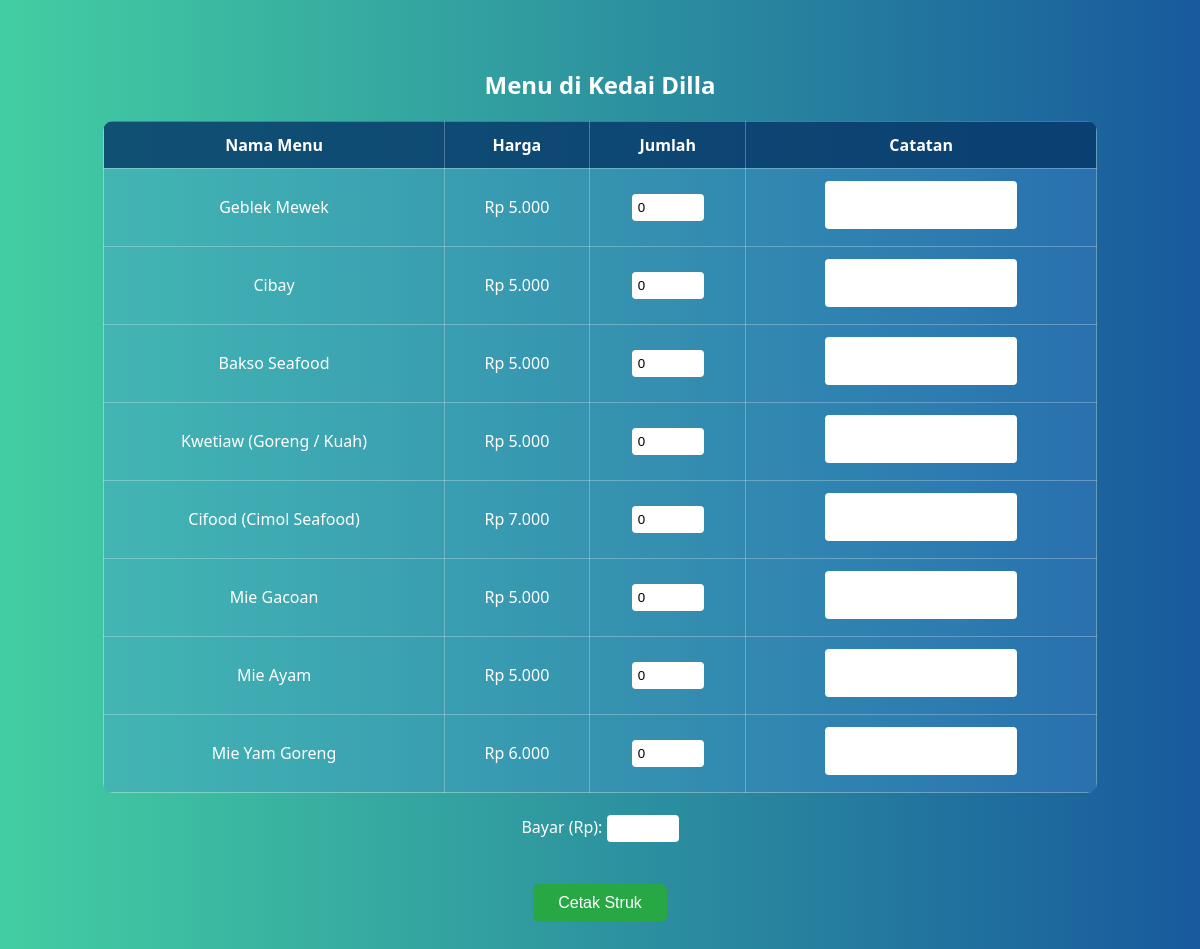
Screenshot of /menu.php?kedai=Kedai+Dilla (signed in) with the database file from the repository.
### tables this page shows
CREATE TABLE `menu` (
  `id` int(11) NOT NULL,
  `nama_menu` varchar(100) DEFAULT NULL,
  `harga` int(11) DEFAULT NULL,
  `kedai` varchar(100) DEFAULT NULL,
  `kedai_id` int(11) NOT NULL DEFAULT 1
);

### menu.php (the view, shortened to what this page needs)
<?php
$conn = new mysqli("localhost", "root", "", "web_foodcourt");
$kedai = $_GET['kedai'] ?? '';
$kedai_safe = $conn->real_escape_string($kedai);
$result = $conn->query("SELECT * FROM menu WHERE kedai = '$kedai_safe' ORDER BY id ASC");
?>
<!DOCTYPE html>
<html>
<head>
</head>
<body>
    <h2>Menu di <?= htmlspecialchars($kedai) ?></h2>
    <form method="POST" action="struk.php">
        <table>
            <tr>
                <th>Nama Menu</th>
                <th>Harga</th>
                <th>Jumlah</th>
                <th>Catatan</th>
            </tr>
            <?php while ($row = $result->fetch_assoc()): ?>
            <tr>
                <td>
                    <?= htmlspecialchars($row['nama_menu']) ?>
                </td>
                <td>Rp <?= number_format($row['harga'], 0, ',', '.') ?></td>
                <td><input type="number" name="jumlahs[]" min="0" step="1" value="0" oninput="this.value = this.value.replace(/^0+/, '')"></td>
                <td><textarea name="catatans[]" rows="2" placeholder=></textarea></td>
            </tr>
            <?php endwhile; ?>
        </table>
        <br>
        <label>Bayar (Rp): <input type="number" name="bayar" required></label><br><br>
        <button class="submit-btn" type="submit">Cetak Struk</button>
    </form>
</body>
</html>

### menu.php (style rules this page uses)
body { background: linear-gradient(to right, #43cea2, #185a9d); font-family: 'Segoe UI', sans-serif; color: white; text-align: center; padding: 40px; }
table { margin: auto; border-collapse: collapse; width: 90%; background-color: rgba(255,255,255,0.1); border-radius: 10px; overflow: hidden; }
th, td { padding: 12px; border: 1px solid #ffffff44; color: white; }
th { background-color: rgba(0, 51, 102, 0.8); }
td { background-color: rgba(0, 102, 204, 0.2); }
input[type="number"] { width: 60px; padding: 6px; border-radius: 4px; border: none; }
textarea { resize: none; width: 180px; padding: 6px; border-radius: 4px; border: none; font-family: 'Segoe UI', sans-serif; }
.submit-btn { margin-top: 20px; padding: 10px 25px; background-color: #28a745; color: white; border: none; border-radius: 6px; cursor: pointer; font-size: 16px; }

### rows the page displays
menu: nama_menu "Geblek Mewek", harga "5.000"
menu: nama_menu "Cibay", harga "5.000"
menu: nama_menu "Bakso Seafood", harga "5.000"
menu: nama_menu "Kwetiaw (Goreng / Kuah)", harga "5.000"
menu: nama_menu "Cifood (Cimol Seafood)", harga "7.000"
menu: nama_menu "Mie Gacoan", harga "5.000"
menu: nama_menu "Mie Ayam", harga "5.000"
menu: nama_menu "Mie Yam Goreng", harga "6.000"

### other values shown
$kedai "Kedai Dilla"
